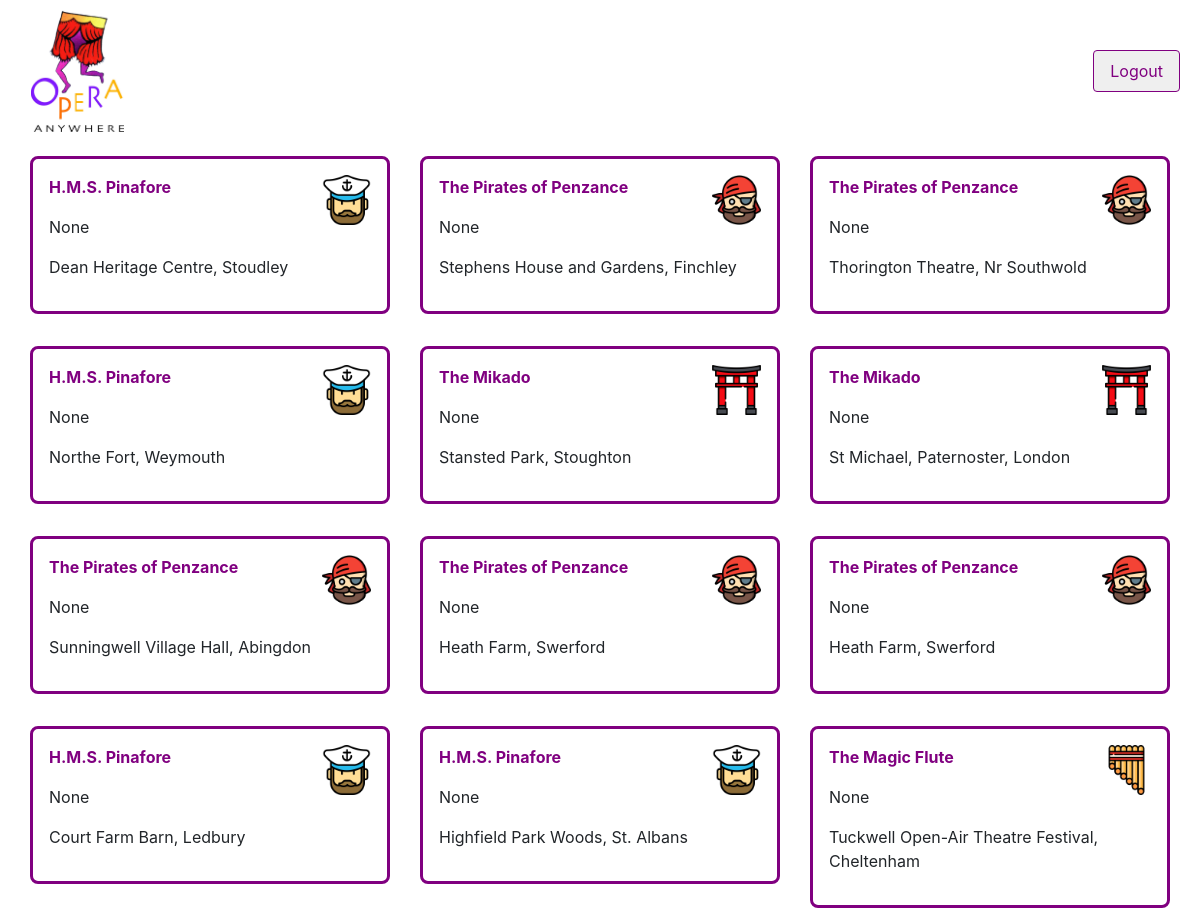
Page /events/ (signed in) on the earlier database version.
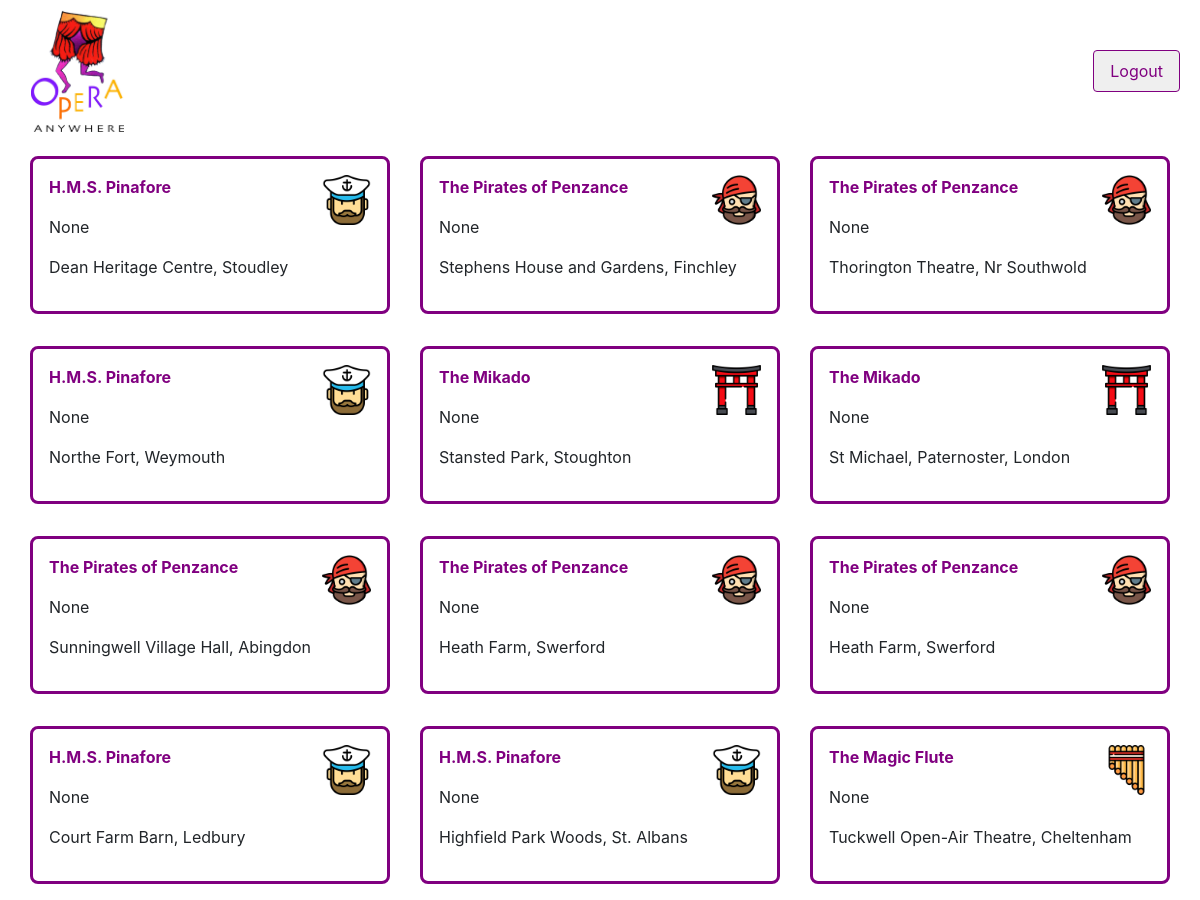
Same page on the later database version.
### events/models.py (models this page shows, shortened)
class Event(models.Model):
    production = models.CharField(max_length=100)
    thumb = models.ImageField(default='default.png', blank=True)
    performance_date = models.DateTimeField(blank=True)
    location = models.TextField(blank=True)
    body = models.TextField()
    posting_date = models.DateTimeField(auto_now_add=True)
    class Meta:
        ordering = ['performance_date']

### events/views.py (the view)
# urls.py: path('', views.event_list, name="list"),
@login_required(login_url="/accounts/login/")
def event_list(request):
    events = Event.objects.all()
    return render(request, 'events/event_list.html', {'events':events})

### events/templates/events/event_list.html
{% extends 'base_layout.html' %}
{% load static %}
{% block content%}
<div class="container-fluid">
      <div class="row">
        {% for event in events %}
            <div class="col-12 col-md-6 col-lg-4 py-3">
              <div class="event p-3">
                <img class="icons" src="{{ event.thumb.url }}"/>
                <p class="thick"><a class="production-link" href="{% url 'events:detail' id=event.id %}">{{event.production}}</a></p>
                <p>{{event.performance_date}}</p>
                <p>{{event.location}}</p>
              </div>
            </div>
        {% endfor %}
      </div>
</div>
{% endblock%}

Differences in the rows shown:
changed Event "The Magic Flute": location "Tuckwell Open-Air Theatre Festival, Cheltenham" → "Tuckwell Open-Air Theatre, Cheltenham"
